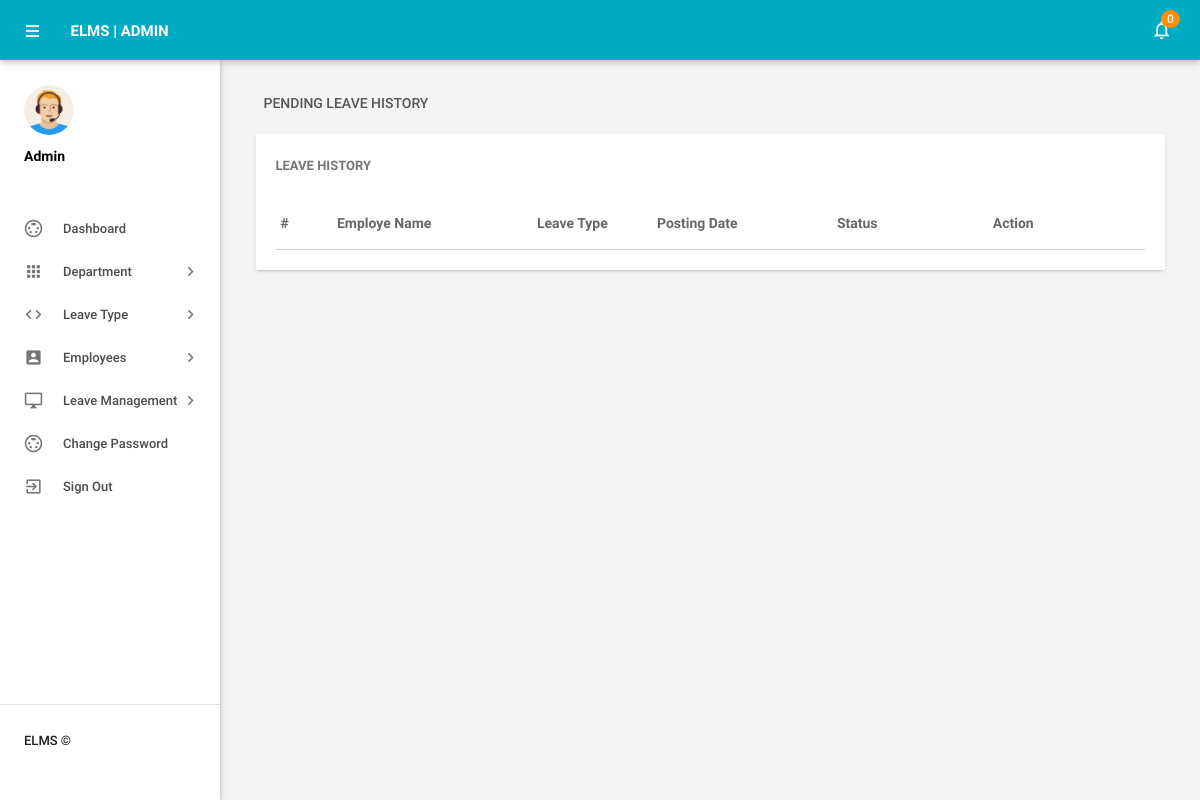
The app's page /admin/pending-leavehistory.php (signed in), older data.
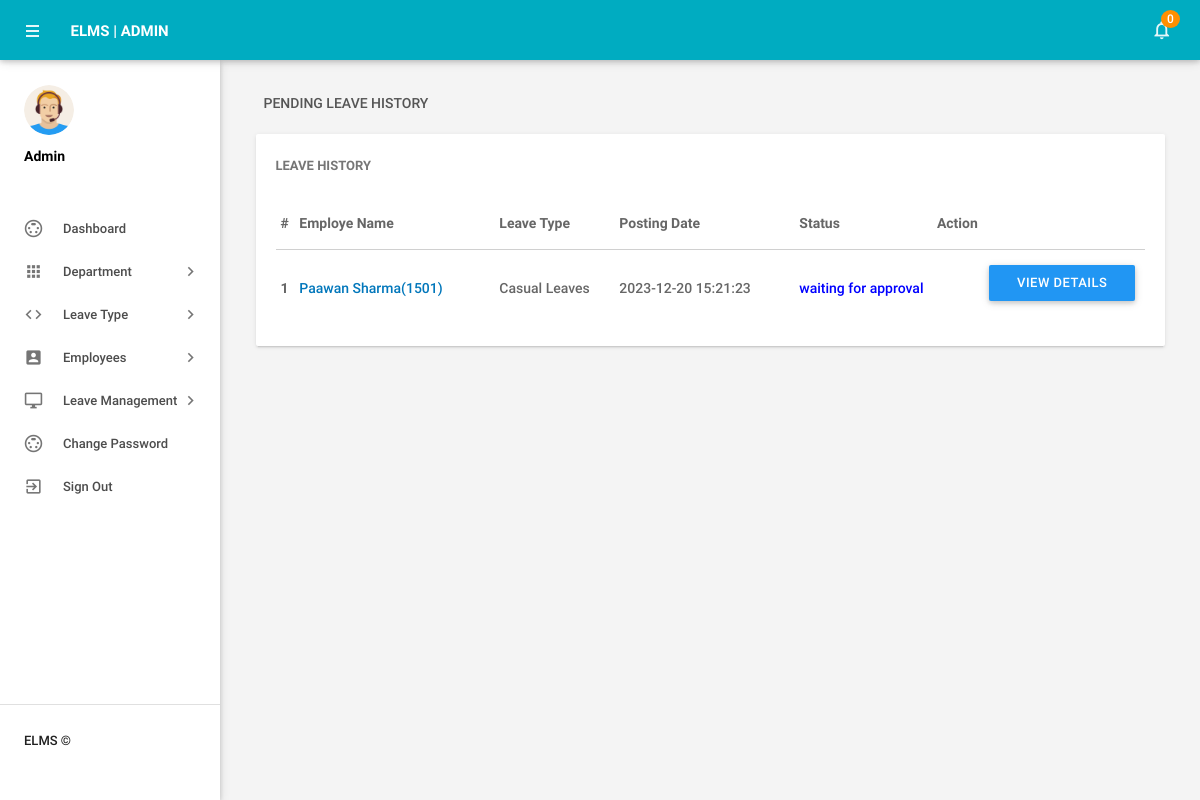
The same page, newer data.
### tables this page shows
CREATE TABLE `tblleaves` (
  `id` int(11) NOT NULL,
  `LeaveType` varchar(110) DEFAULT NULL,
  `ToDate` varchar(120) DEFAULT NULL,
  `FromDate` varchar(120) DEFAULT NULL,
  `Description` mediumtext DEFAULT NULL,
  `PostingDate` timestamp NULL DEFAULT current_timestamp(),
  `AdminRemark` mediumtext DEFAULT NULL,
  `AdminRemarkDate` varchar(120) DEFAULT NULL,
  `Status` int(1) DEFAULT NULL,
  `IsRead` int(1) DEFAULT NULL,
  `empid` int(11) DEFAULT NULL
);

CREATE TABLE `tblemployees` (
  `id` int(11) NOT NULL,
  `EmpId` varchar(100) NOT NULL,
  `FirstName` varchar(150) DEFAULT NULL,
  `LastName` varchar(150) DEFAULT NULL,
  `EmailId` varchar(200) DEFAULT NULL,
  `Password` varchar(180) DEFAULT NULL,
  `Gender` varchar(100) DEFAULT NULL,
  `Dob` varchar(100) DEFAULT NULL,
  `Department` varchar(255) DEFAULT NULL,
  `Address` varchar(255) DEFAULT NULL,
  `City` varchar(200) DEFAULT NULL,
  `Country` varchar(150) DEFAULT NULL,
  `Phonenumber` char(11) DEFAULT NULL,
  `Status` int(1) DEFAULT NULL,
  `RegDate` timestamp NULL DEFAULT current_timestamp()
);

### admin/pending-leavehistory.php (the view, shortened to what this page needs)
<?php
include('includes/config.php');
if(strlen($_SESSION['alogin'])==0)
    {
header('location:index.php');
}
else{
 ?>
<!DOCTYPE html>
<html lang="en">
    <head>
        <link type="text/css" rel="stylesheet" href="../assets/plugins/materialize/css/materialize.min.css"/>
        <link href="../assets/plugins/material-preloader/css/materialPreloader.min.css" rel="stylesheet">
        <link href="../assets/plugins/datatables/css/jquery.dataTables.min.css" rel="stylesheet">
                <link href="../assets/plugins/google-code-prettify/prettify.css" rel="stylesheet" type="text/css"/>
        <link href="../assets/css/alpha.min.css" rel="stylesheet" type="text/css"/>
        <link href="../assets/css/custom.css" rel="stylesheet" type="text/css"/>
    </head>
    <body>
       <?php include('includes/header.php');?>
       <?php include('includes/sidebar.php');?>
            <main class="mn-inner">
                <div class="row">
                    <div class="col s12">
                        <div class="page-title">Pending Leave History</div>
                    </div>
                    <div class="col s12 m12 l12">
                        <div class="card">
                            <div class="card-content">
                                <span class="card-title">Leave History</span>
                                <table id="example" class="display responsive-table ">
                                    <thead>
                                        <tr>
                                            <th>#</th>
                                            <th width="200">Employe Name</th>
                                            <th width="120">Leave Type</th>
                                             <th width="180">Posting Date</th>
                                            <th>Status</th>
                                            <th align="center">Action</th>
                                        </tr>
                                    </thead>
                                    <tbody>
<?php
$status=0;
$sql = "SELECT tblleaves.id as lid,tblemployees.FirstName,tblemployees.LastName,tblemployees.EmpId,tblemployees.id,tblleaves.LeaveType,tblleaves.PostingDate,tblleaves.Status from tblleaves join tblemployees on tblleaves.empid=tblemployees.id where tblleaves.Status=:status order by lid desc";
$query = $dbh -> prepare($sql);
$query->bindParam(':status',$status,PDO::PARAM_STR);
$query->execute();
$results=$query->fetchAll(PDO::FETCH_OBJ);
$cnt=1;
if($query->rowCount() > 0)
{
foreach($results as $result)
{
      ?>
                                        <tr>
                                            <td> <b><?php echo htmlentities($cnt);?></b></td>
                                              <td><a href="editemployee.php?empid=<?php echo htmlentities($result->id);?>" target="_blank"><?php echo htmlentities($result->FirstName." ".$result->LastName);?>(<?php echo htmlentities($result->EmpId);?>)</a></td>
                                            <td><?php echo htmlentities($result->LeaveType);?></td>
                                            <td><?php echo htmlentities($result->PostingDate);?></td>
                                                                       <td><?php $stats=$result->Status;
if($stats==1){
                                             ?>
                                                 <span style="color: green">Approved</span>
                                                 <?php } if($stats==2)  { ?>
                                                <span style="color: red">Not Approved</span>
                                                 <?php } if($stats==0)  { ?>
 <span style="color: blue">waiting for approval</span>
 <?php } ?>
                                             </td>
          <td>
           <td><a href="leave-details.php?leaveid=<?php echo htmlentities($result->lid);?>" class="waves-effect waves-light btn blue m-b-xs"  > View Details</a></td>
                                    </tr>
                                         <?php $cnt++;} }?>
                                    </tbody>
                                </table>
                            </div>
                        </div>
                    </div>
                </div>
            </main>
        </div>
        <div class="left-sidebar-hover"></div>
    </body>
</html>
<?php } ?>

Row changes from the older to the newer data that the page shows:
added tblleaves: tblemployees.FirstName+LastName "Paawan Sharma", tblemployees.EmpId "1501", LeaveType "Casual Leaves", PostingDate "2023-12-20 15:21:23", Status "waiting for approval"
